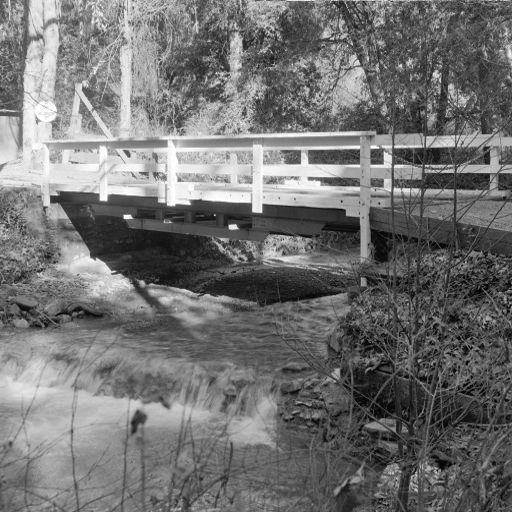
%> input picture test_images/bridge.tif, 512 x 512 px, given in place of bridge.bmp, which was not available
$ octave embedding.m   (GNU Octave 9; MATLAB toolbox functions it lacks are replaced by stand-ins)
%> lines starting %> are read from the running program, lines starting %| are printed output that depends on the picture; pictures that were not available may be replaced by others from this repository, and a replacement may not be noted
close all; clearvars;
addpath('detection');

group_name = 'unemployed';
img_name = 'bridge';

originalFN = strcat('img/nowatermark/', img_name, '.bmp');
watermarkedFN = strcat('img/', img_name, '_', group_name, '.bmp');

fprintf('\n Embedding\n');
fprintf(strcat('Original Image: \t', originalFN, '\n'));
fprintf(strcat('Watermarked Image: \t', watermarkedFN, '\n\n'));
HI = imread(originalFN); % host image
%> HI is the input picture: size 512x512 uint8; min 0, max 255, mean 114.1
[dimx,dimy] = size(HI);
%> dimx = 512; dimy = 512
HI = double(HI);
%> HI: size 512x512 double

load('W.mat');
W = w;

[LL1,HL1,LH1,HH1] = dwt2(HI,'sym4','mode','per');
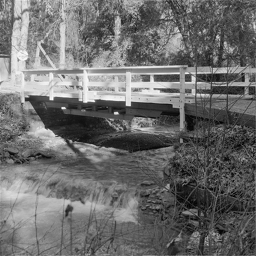
%> LL1: size 256x256 double; min 1.58, max 532.8, mean 228.3; drawn with min black and max white
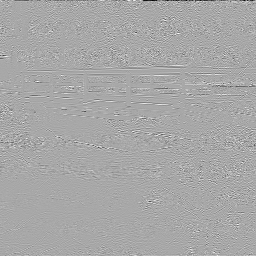
%> HL1: size 256x256 double; min -171.4, max 88.62, mean -0.2; drawn with min black and max white
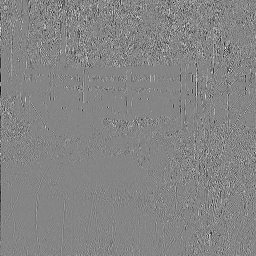
%> LH1: size 256x256 double; min -123.1, max 112.7, mean -0.2; drawn with min black and max white
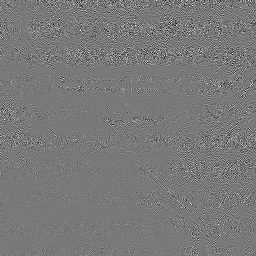
%> HH1: size 256x256 double; min -50.06, max 55.01, mean 0; drawn with min black and max white

dct2Handle = @(block_struct) dct2(block_struct.data);
DLL1 = blockproc(LL1, [8 8], dct2Handle);
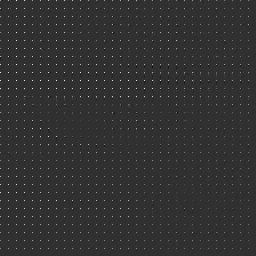
%> DLL1: size 256x256 double; min -872.8, max 3697.8, mean 28.8; drawn with min black and max white

% compute CDLL1
blockSizeR = 8;
blockSizeC = 8;

[rows,columns] = size(DLL1);
%> rows = 256; columns = 256

% Figure out the size of each block in rows and cols
% Most will be blockSizeR and blockSizeC but there
% may be a remainder amount of less than that
wholeBlockRows = floor(rows / blockSizeR);
%> wholeBlockRows = 32
blockVectorR = blockSizeR * ones(1, wholeBlockRows);

wholeBlockCols = floor(columns / blockSizeC);
%> wholeBlockCols = 32
blockVectorC = blockSizeC * ones(1, wholeBlockCols);

% create cell array - CDLL1
CDLL1 = mat2cell(DLL1, blockVectorR, blockVectorC);
%> CDLL1 = 1024 items
WCDLL1 = CDLL1;
%> WCDLL1 = 1024 items

for i=1:32
    for j=1:32
        cell = CDLL1{i, j};
        if (W(i, j) == 0)
            cell(6, 6) = cell(6, 6)+10;
            WCDLL1{i, j} = cell;
        elseif (W(i, j) == 1)
            cell(6, 6) = cell(6, 6)-5;
            WCDLL1{i, j} = cell;
        end
    end
end
%> after the loop, cell = [1158.4 -60.12 82.1 -0.455 24.41 33.22 -18.84 -28.47; -178.5 -23.21 62.83 -10.75 6.91 -15.15 -15.08 3; 45.58 17.51 4.81 50.59 18.73 -22.16 -36.31 -2.77; -62.79 5.15 38.14 -1.21 25.68 -8.15 -28.77 -30.52; -26.51 -41.58 -13.51 34.42 26.7 17.71 13.68 3.19; -26.11 8.46 -19.82 -40.11 20.87 -31.14 9.16 1.37; 59.88 -18.79 -71.26 -1.91 18.54 9.49 -3.01 1.78; -37.92 -10.3 33.92 -15.39 20 10.33 -9.63 15.21]

WDLL1 = cell2mat(WCDLL1);

idct2Handle = @(block_struct) idct2(block_struct.data);
WLL1 = blockproc(WDLL1, [8 8], idct2Handle);

IDWT = idwt2(WLL1,HL1,LH1,HH1,'sym4','mode','per');
imwrite(uint8(IDWT),watermarkedFN);

subplot(3,3,1)
imagesc(LL1)
colormap gray
title('Approximation')
subplot(3,3,2)
imagesc(HL1)
colormap gray
title('Horizontal')
subplot(3,3,3)
imagesc(LH1)
colormap gray
title('Vertical')
subplot(3,3,4)
imagesc(HH1)
colormap gray
title('Diagonal')
subplot(3,3,5)
imagesc(DLL1)
colormap gray
title('DLL1')
subplot(3,3,6)
imagesc(IDWT)
colormap gray
title('IDWT')
subplot(3,3,7)
imagesc(W)
colormap gray
title('W')
subplot(3,3,8)
imagesc(HI)
colormap gray
title('Original')
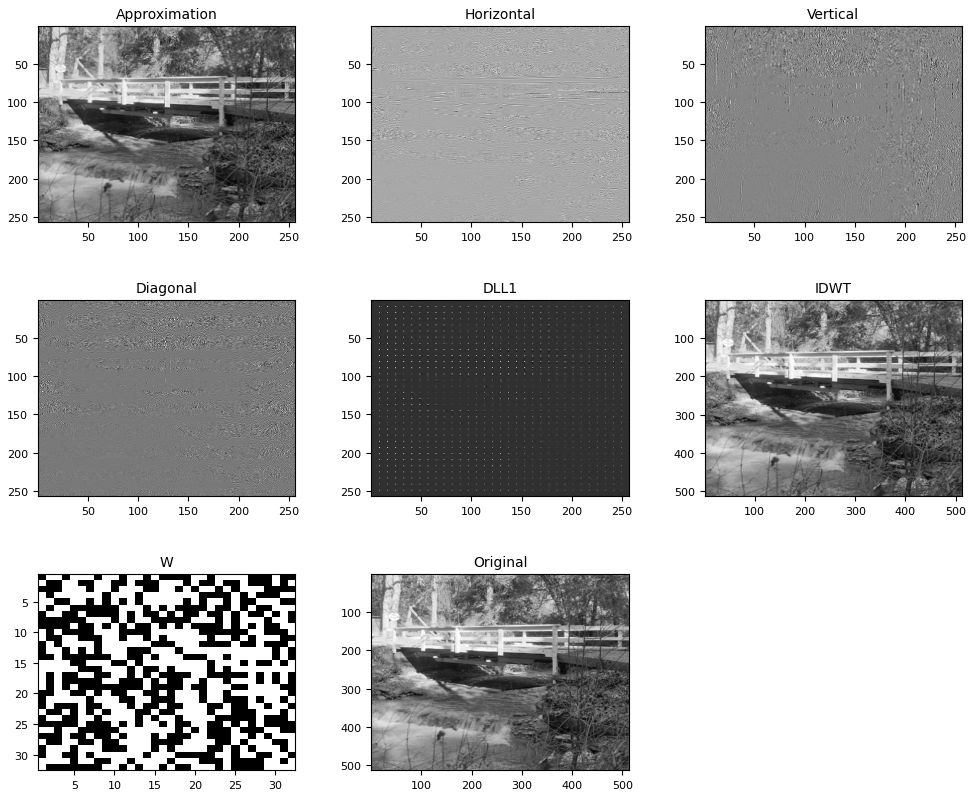
%> figure redrawn from the program's plot data, 8 panels

%> (the run ends here)
